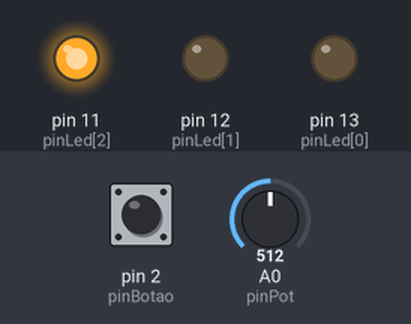
The sketch below on a simulated Arduino Uno, built with avr-gcc and run on an emulated ATmega328P. On the bench: output pins drawn as LEDs (lit = HIGH). Inputs (shaded band) come from the test bench; at power-on: A0 (pinPot) = 512, pin 2 (pinBotao) HIGH. Random numbers use the default seed unless the sketch sets one; what the sketch prints to the serial monitor is not drawn.

Above: at 0.6 s.
1.4 s: A0 (pinPot) set to 0
At 2.68 s:
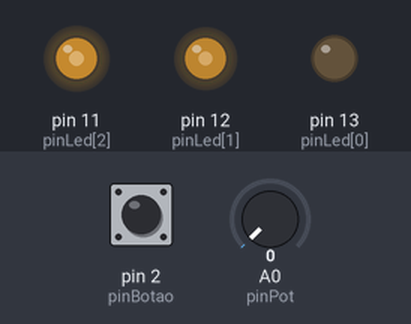
4.9 s: pin 2 (pinBotao) pulled LOW for 3.2 s
At 5.6 s:
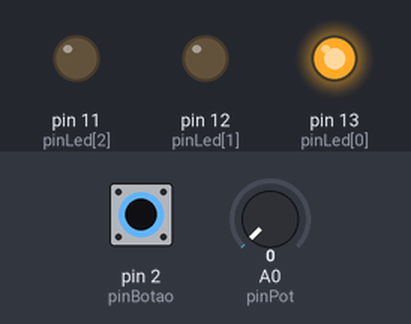
10.5 s: A0 (pinPot) set to 306
At 10.87 s:
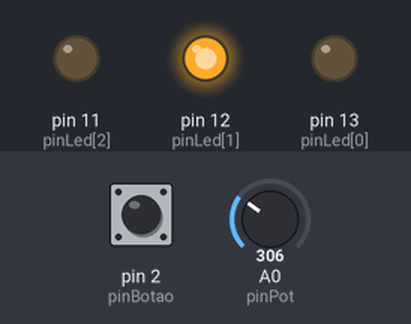
14.0 s: A0 (pinPot) set to 0
At 16.34 s:
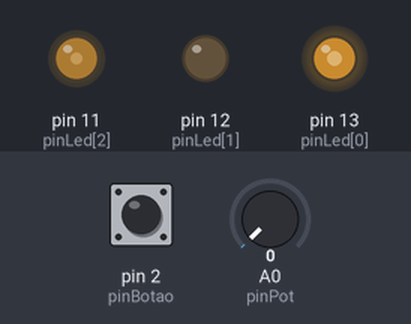
17.5 s: pin 2 (pinBotao) pulled LOW for 0.3 s
21.3 s: pin 2 (pinBotao) pulled LOW for 1 s
Timing chart, 0 to 28.9 s (numbered marks = the images above; inputs shaded):
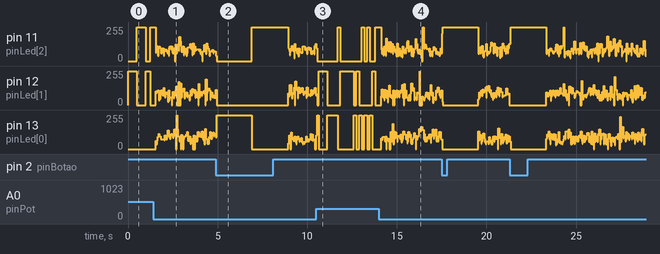

The sketch:

Jogo_2.0.ino
```cpp
#define pinBotao 2
#define pinPot A0

int pinLed[3]= {13,12,11};

boolean botAtual = false;

int x;

void setup() {
  Serial.begin(9600);
  int i;
  for(i = 0; i<=2; i++){
    pinMode(pinLed[i],OUTPUT);
  }
  pinMode(pinBotao,INPUT_PULLUP);
}

void loop() {

  int pot,pot1;
  int numero;

  pot = analogRead(pinPot);
  pot1 = map(pot,0,1023,0,500);

  for(x = 0; x <=2; x++){
    numero = random(3);
    digitalWrite(pinLed[numero],HIGH);
    botAtual = digitalRead(pinBotao);
    Serial.println(botAtual);
    if(botAtual == false){
      delay(2000);
    }
    delay(pot1);
    digitalWrite(pinLed[numero],LOW);
  }
}
```
